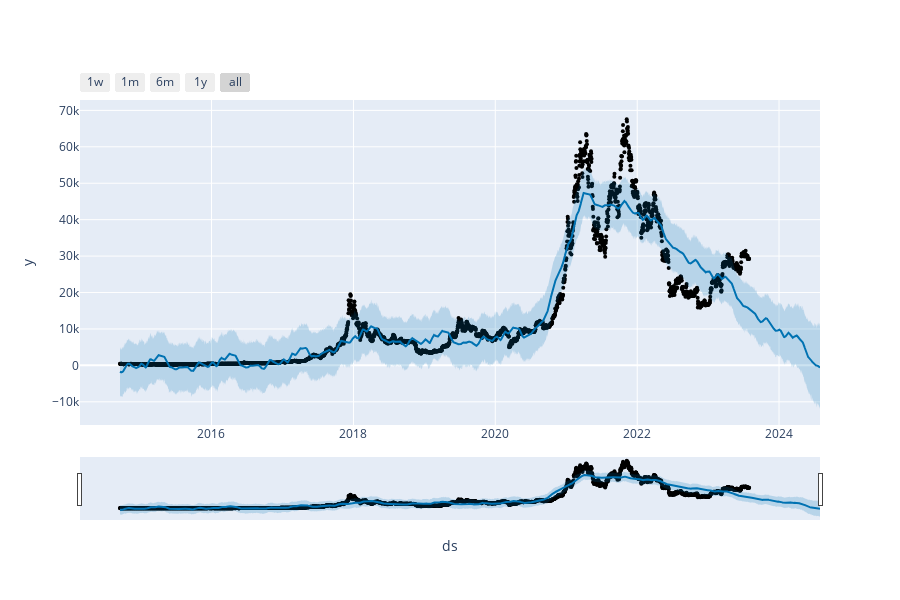

The code cell stored with this chart in its notebook:
### Code cell
plot_plotly(model_p ,forecast)

### Figure 1 — Plotly figure (JSON) as saved in the notebook; plotly's stock layout.template omitted (floating-point values rounded to 4 significant figures; data arrays with more than 128 entries replaced by an {"elided": "..."} marker saying what was removed)
{"data": [{"marker": {"color": "black", "size": 4}, "mode": "markers", "name": "Actual", "type": "scatter", "x": {"elided": "3240 str values"}, "y": {"elided": "3240 float values"}}, {"hoverinfo": "skip", "line": {"width": 0}, "mode": "lines", "type": "scatter", "x": {"elided": "3605 str values"}, "y": {"elided": "3605 float values"}}, {"fill": "tonexty", "fillcolor": "rgba(0, 114, 178, 0.2)", "line": {"color": "#0072B2", "width": 2}, "mode": "lines", "name": "Predicted", "type": "scatter", "x": {"elided": "3605 str values"}, "y": {"elided": "3605 float values"}}, {"fill": "tonexty", "fillcolor": "rgba(0, 114, 178, 0.2)", "hoverinfo": "skip", "line": {"width": 0}, "mode": "lines", "type": "scatter", "x": {"elided": "3605 str values"}, "y": {"elided": "3605 float values"}}], "layout": {"height": 600, "showlegend": false, "width": 900, "xaxis": {"rangeselector": {"buttons": [{"count": 7, "label": "1w", "step": "day", "stepmode": "backward"}, {"count": 1, "label": "1m", "step": "month", "stepmode": "backward"}, {"count": 6, "label": "6m", "step": "month", "stepmode": "backward"}, {"count": 1, "label": "1y", "step": "year", "stepmode": "backward"}, {"step": "all"}]}, "rangeslider": {"visible": true}, "title": {"text": "ds"}, "type": "date"}, "yaxis": {"title": {"text": "y"}}}}
